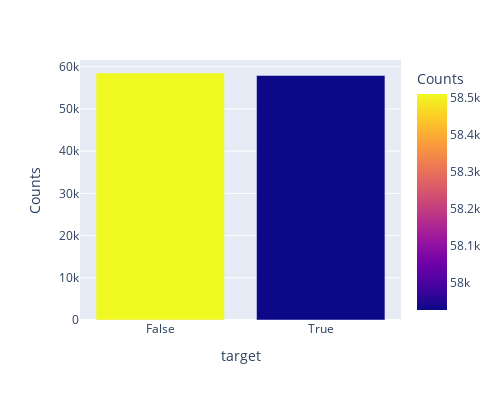

Notebook code for this chart:
### Markdown cell above
# What is the distribution of Subjects between the True and Fake News?

### Code cell
sub_tf_df=df.groupby('target').apply(lambda x:x['title'].count()).reset_index(name='Counts')
sub_tf_df.target.replace({0:'False',1:'True'},inplace=True)
display(sub_tf_df)
fig = px.bar(sub_tf_df, x="target", y="Counts",
             color='Counts', barmode='group',
             height=400,width = 500)
fig.show()

### Figure 1 — Plotly figure (JSON) as saved in the notebook; plotly's stock layout.template omitted (floating-point values rounded to 4 significant figures)
{"data": [{"alignmentgroup": "True", "hovertemplate": "target=%{x}<br>Counts=%{marker.color}<extra></extra>", "legendgroup": "", "marker": {"color": [58509, 57926], "coloraxis": "coloraxis", "pattern": {"shape": ""}}, "name": "", "offsetgroup": "", "orientation": "v", "showlegend": false, "textposition": "auto", "type": "bar", "x": ["False", "True"], "xaxis": "x", "y": [58509, 57926], "yaxis": "y"}], "layout": {"barmode": "group", "coloraxis": {"colorbar": {"title": {"text": "Counts"}}, "colorscale": [[0, "#0d0887"], [0.1111, "#46039f"], [0.2222, "#7201a8"], [0.3333, "#9c179e"], [0.4444, "#bd3786"], [0.5556, "#d8576b"], [0.6667, "#ed7953"], [0.7778, "#fb9f3a"], [0.8889, "#fdca26"], [1, "#f0f921"]]}, "height": 400, "legend": {"tracegroupgap": 0}, "margin": {"t": 60}, "width": 500, "xaxis": {"anchor": "y", "domain": [0, 1], "title": {"text": "target"}}, "yaxis": {"anchor": "x", "domain": [0, 1], "title": {"text": "Counts"}}}}
